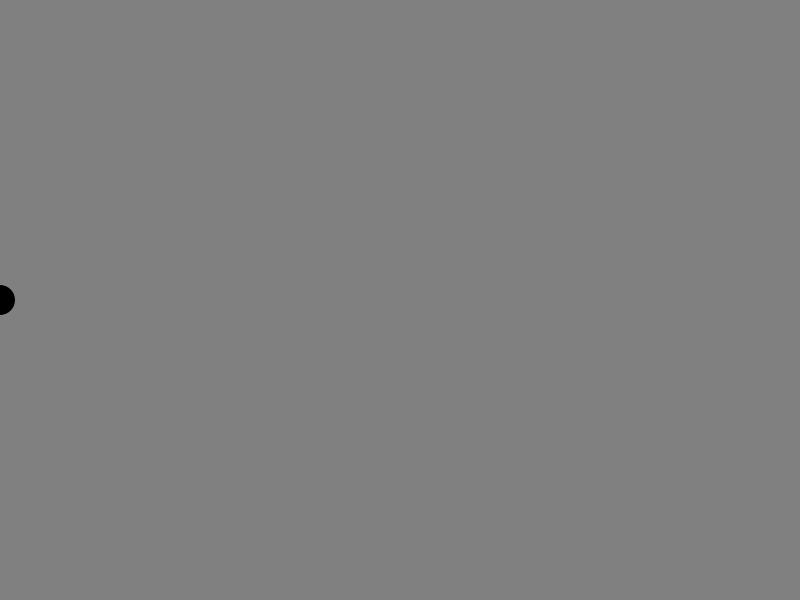
Frame 1 (no input)
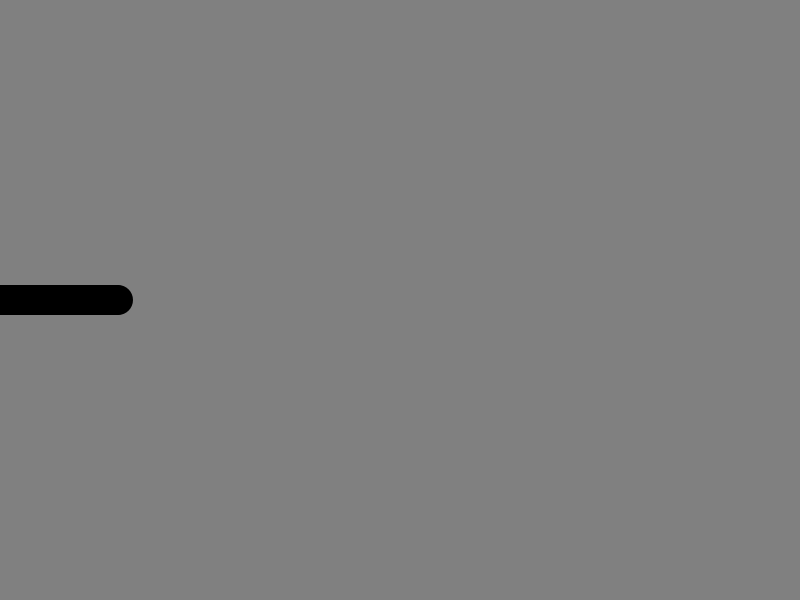
Frame 60 (the mouse pressed at the canvas centre just before this capture)
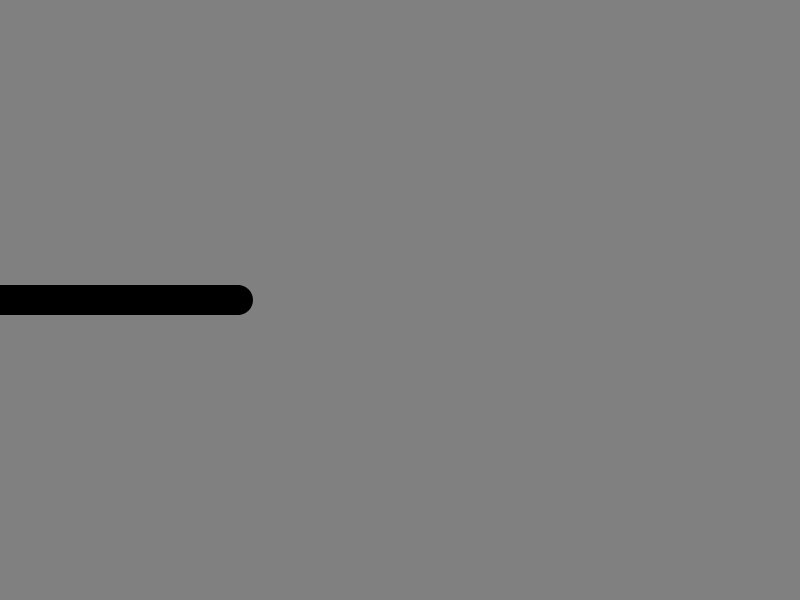
Frame 120 (the mouse held since frame 60 and released just before this capture)

The Processing sketch that drew these frames (run headless with seeded random() and noise(); from frame 60 on, the mouse is pressed at the canvas centre):

// Processing sketch: day1_7d
// ── day1_7d.pde
// Interactive Digital Multimedia Techniques
// Queen Mary University of London, 2014

int position;

void setup() {
  size(800, 600);
  background(128);
  position = 0;
}

void draw() {
  fill(0);      // fill changes the color of the interior of the shape
  noStroke();   // noStroke removes the outer line

  // Does position represent the horizontal or the vertical location?
  ellipse(position, 300, 30, 30);
  
  // Same as previous sketch, but shape moves more slowly...
  // Notice that it leaves copies of itself behind as it goes
  position += 2;
}
